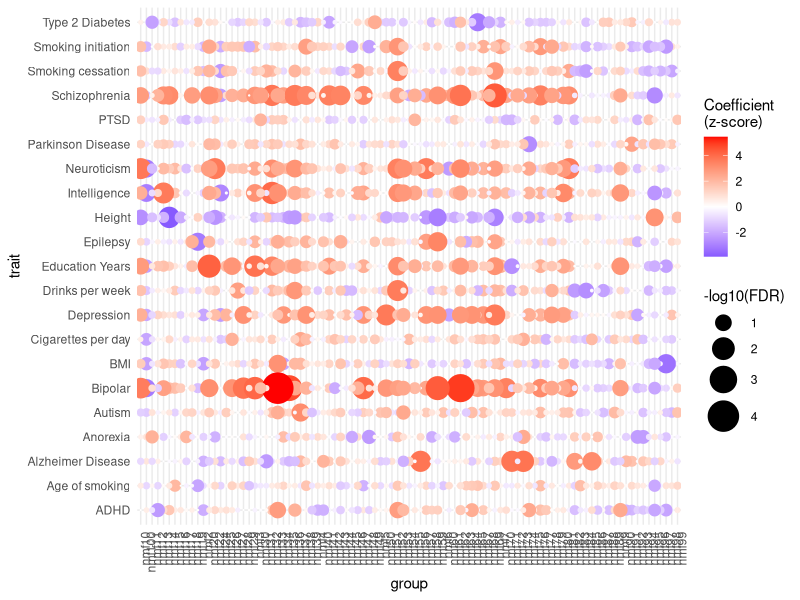
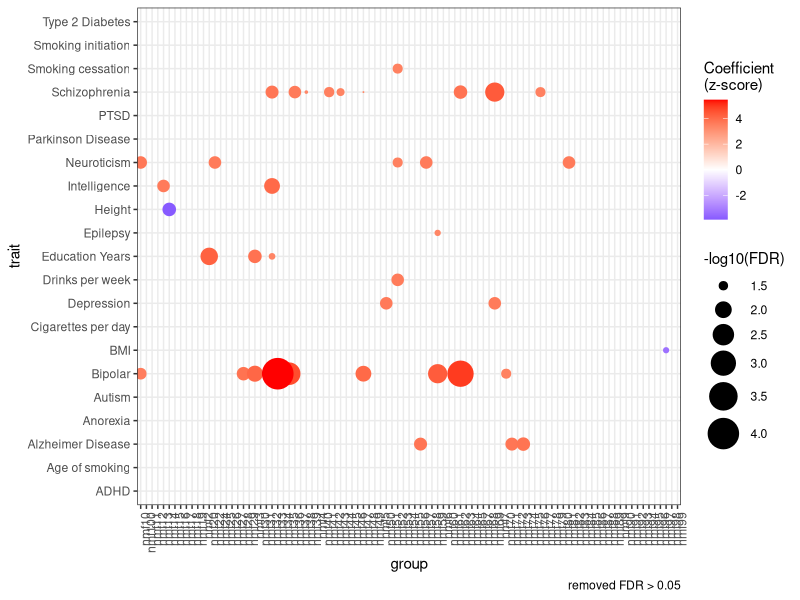
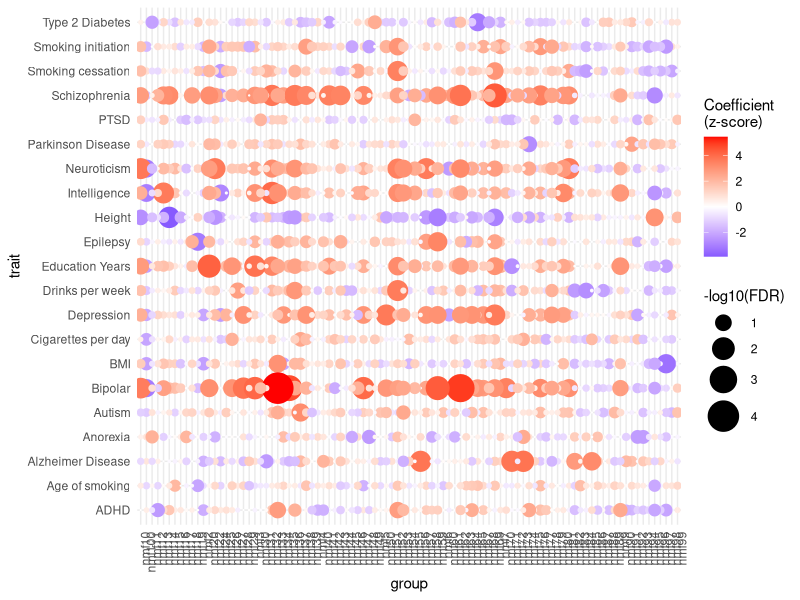
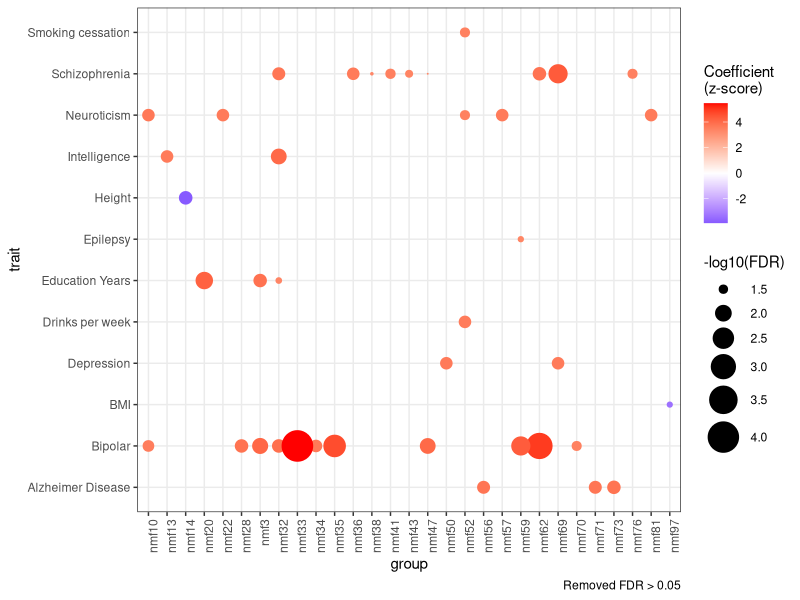

Write the R code that produced these figures, in order.
setwd('/dcs04/lieber/marmaypag/spatialdACC_LIBD4125/spatialdACC/')

library(ggplot2)
library(RColorBrewer)
library(here)

###load LDSC results
ldsc_results <- read.csv(file=here::here('code','17_LDSC',
                         'NMF','ldsc_results.csv'))

##########dotplots#############
###make -log10FDR column
ldsc_results$log10fdr <- -log10(ldsc_results$FDR)

####to make nmf only###
#ldsc_results <- ldsc_results[ldsc_results$cell %in% paste0('nmf',c(1:100)),]

####to remove FDR > 0.05
#ldsc_results<-ldsc_results[ldsc_results$FDR<0.05,]

###plot
pdf(here('plots','17_LDSC','NMF','ldsc_results.pdf'),width=10,height=10)

ggplot(ldsc_results, aes(x = cell, y = trait, size = log10fdr, color = Coefficient_z.score)) +
    geom_point() +
    scale_size_continuous(range = c(0, 10)) + # Set minimum size to zero for the size scale
    scale_color_gradient2(low = 'blue', high = 'red', midpoint = 0,
                          name = "Coefficient\n(z-score)") +
    theme_minimal() +
    theme(axis.text.x = element_text(angle = 90, hjust = 1)) +
    labs(size = "-log10(FDR)",x='group')

ggplot(ldsc_results, aes(x = cell, y = trait, size = ifelse(FDR > 0.05, NA, log10fdr), color = Coefficient_z.score)) +
    geom_point() +
    scale_size_continuous(range = c(0, 10)) + # Set minimum size to zero for the size scale
    scale_color_gradient2(low = 'blue', high = 'red', midpoint = 0,
                          name = "Coefficient\n(z-score)") +
    theme_bw() +
    theme(axis.text.x = element_text(angle = 90, hjust = 1)) +
    labs(size = "-log10(FDR)",x='group',
         caption = "removed FDR > 0.05")

dev.off()




setwd('/dcs04/lieber/marmaypag/spatialdACC_LIBD4125/spatialdACC/')

library(ggplot2)
library(RColorBrewer)
library(here)

### Load LDSC results
ldsc_results <- read.csv(file = here::here('code','17_LDSC','NMF','ldsc_results.csv'))

### Make -log10FDR column
ldsc_results$log10fdr <- -log10(ldsc_results$FDR)

### Filter out rows with FDR > 0.05
filtered_ldsc_results <- ldsc_results[ldsc_results$FDR <= 0.05, ]

### Remove cells with no points remaining after filtering
filtered_ldsc_results <- filtered_ldsc_results[filtered_ldsc_results$cell %in% unique(filtered_ldsc_results$cell), ]

### Plot
pdf(here('plots','17_LDSC','NMF','ldsc_results.pdf'), width = 10, height = 10)

# First plot (no filtering)
ggplot(ldsc_results, aes(x = cell, y = trait, size = log10fdr, color = Coefficient_z.score)) +
    geom_point() +
    scale_size_continuous(range = c(0, 10)) + # Set minimum size to zero for the size scale
    scale_color_gradient2(low = 'blue', high = 'red', midpoint = 0, name = "Coefficient\n(z-score)") +
    theme_minimal() +
    theme(axis.text.x = element_text(angle = 90, hjust = 1)) +
    labs(size = "-log10(FDR)", x = 'group')

# Second plot (filtered data)
ggplot(filtered_ldsc_results, aes(x = cell, y = trait, size = log10fdr, color = Coefficient_z.score)) +
    geom_point() +
    scale_size_continuous(range = c(0, 10)) + # Set minimum size to zero for the size scale
    scale_color_gradient2(low = 'blue', high = 'red', midpoint = 0, name = "Coefficient\n(z-score)") +
    theme_bw() +
    theme(axis.text.x = element_text(angle = 90, hjust = 1)) +
    labs(size = "-log10(FDR)", x = 'group', caption = "Removed FDR > 0.05")

dev.off()
